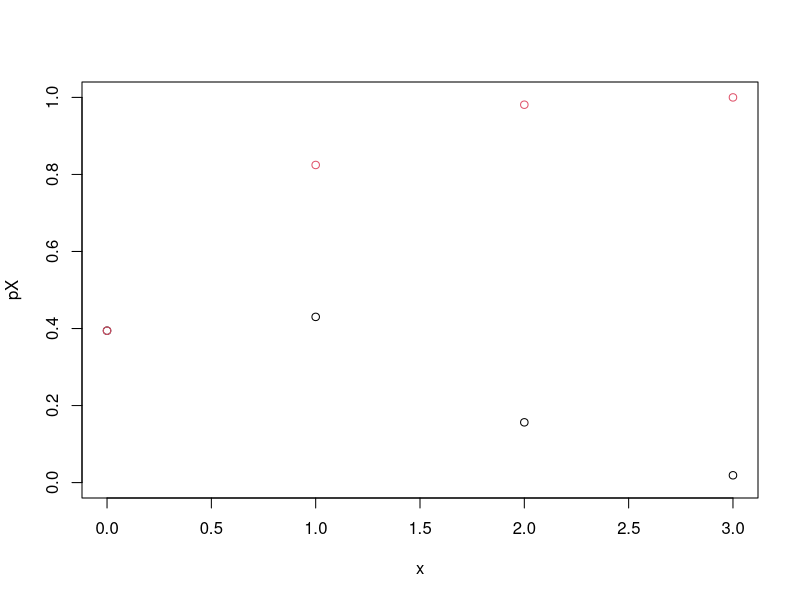
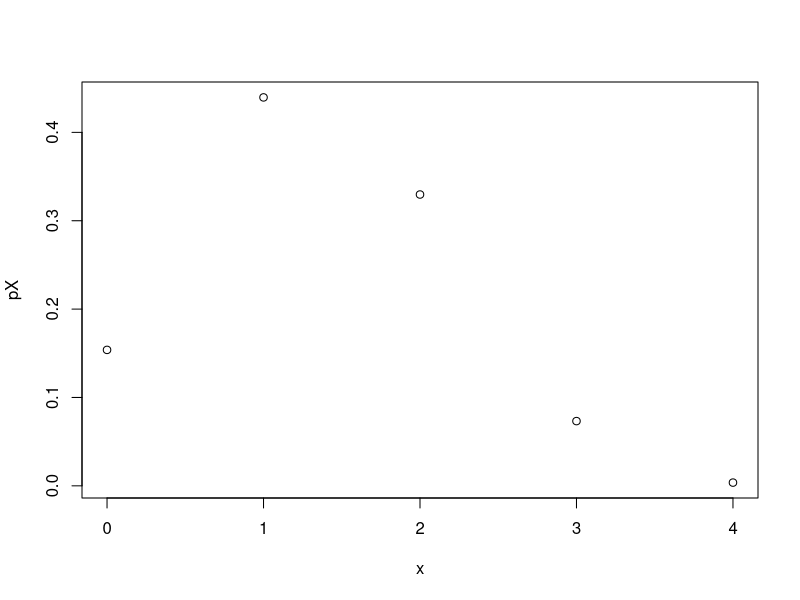
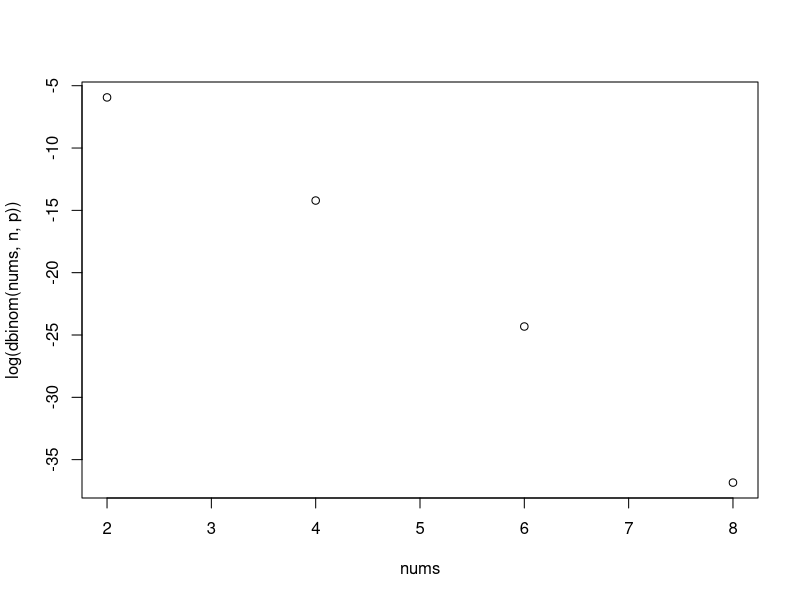

Here is the R script that generated these plots, in order: (Note: this script raises an error after producing the figures.)
# EJ 1 
# Proba puntual y FDA

x <- c(0,1,2,3)
pX <- rep(0,4)


pX[1] <- 11*11*11/(15*15*15)
pX[2] <- 3*4*11*11/(15*15*15)
pX[3] <- 3*4*4*11/(15*15*15)
pX[4] <- 4*4*4/(15*15*15)

FX <- c(pX[1], pX[1]+pX[2], pX[1]+pX[2]+pX[3], pX[1]+pX[2]+pX[3]+pX[4])
FX

plot(x,pX, ylim=c(0,1))
points(x, FX, ylim=c(0,1), col=2)

#########################

# Ej 2
Xprima <- c(rep(1,3), rep(3,1), rep(6,2), rep(12, 4))
sample(Xprima, 5, replace = TRUE)

muestra <- sample(Xprima, 10000, replace = TRUE)
length(muestra[muestra == 1])/10000
vectorproba <- c(0.3,0.1,0.2,0.4)
rango <- c(1,3,6,12)
muestra <- sample(rango, 5, replace=TRUE, prob=vectorproba)

muestra10000 <- sample(rango, 10000, replace=TRUE, prob=vectorproba)
k <- 1
proba <- rep(0,4)
for (r in rango){
  proba[k] <- length(muestra10000[muestra10000==r])/10000
  k <- k+1
}
proba

#################### 

# Ej 3
# a) graficar fpp
x <- c(0,1,2,3,4)
pX <- rep(0,5)
x
pX
pX[1] <- (10*9*8*7)/(15*14*13*12)
pX[2] <- choose(5,1)*(4*11*10*9*8)/(15*14*13*12*11)
pX[3] <- choose(5,2)*(4*3*11*10*9)/(15*14*13*12*11)
pX[4] <- choose(5,3)*(4*3*2*11*10)/(15*14*13*12*11)
pX[5] <- choose(5,4)*(4*3*2*11)/(15*14*13*12*11)
library(MASS)
f = function(x, den) {paste0(round(x * den), "/", den)}
f(pX, 91)
pX
plot(x,pX)

# b) P(x>=W) = 1 - F(x<W) = 1 - F(x<W-)
# W = 2 -> 1-F(2-) -> 1-F(1)
1-(pX[1]+pX[2])

# c)
library(MASS)
fractions(pX)
fractions((2/13)+40/91)

###################

# Ej 6
# a)
p1<-(2*3*2)/(6*5*4)
p2<-(4*4*3)/(6*5*4)
p3<-fractions(2*(2*2*3)/(6*5*4))
p3
p4<-(4*2)/(6*5)
fractions(p4)
p4
p5<-(2*2)/(6*5*4)
pV <- c(p1+p2,p3+p4,p5)
fractions(pV)
# b)
xs<-c(0,1,2)
eX<-(sum(pV*(xs)))
eX2<-(sum(pV*(xs**2)))
vX<-(eX2-(eX**2))
fractions(vX)
###################

# EJ 7 - Bit de paridad
#a)

1-dbinom(0,7,0.01)
1-dbinom(0,8,0.01)

# c)
nums<-seq(2,8,by=2)
n<-8
p<-0.01
sum(dbinom(nums,n,p))
a<-plot(nums, log(dbinom(nums, n, p)))

####################

# Ej 9 ( Binomial )
n<-25
p<-0.7
# a)
#  i) 
dbinom(20,n, p)
#  ii)
pbinom(24,n, p)-pbinom(19,n, p)
sum(dbinom(20:24,n, p))
# b)
(eXB<-n*p)
eXB
(vXb<-(n*p*(1-p)))

###############

# Ej 10
p<-0.2
# a)
dbinom(0,15,p)
# b)
sum(dbinom(0:3, 15, p))
pbinom(3,15,p)
# c)
1-pbinom(6,15,p)

###############

# Ej 12 (HG)  
# HG(N,B,m)
# a)
N<-50 # N: num total
k<-6 # x cuantas de las buenas tomamos
B<-35 # m total de buenas
n<-N-B # n total de malas
m<-10 # cuantas sacamos del total
hg<-dhyper(k,B,n,m)
dhyper(6, 35, 15, 10)

# b)
# Si N->inf podemos aprox con Binomial de parametros
# Bi(m,B/N)
B<-B*10
N<-N*10
bin<-dbinom(6,m,B/N)
# error en aprox
error<-(hg-bin)/(hg*100)
hg-bin

# c)
eXHG<-m*B/N
eXB<-m*B/N

vXHG<-m*(B/N)*((N-B)/n)*((N-m)/(N-1))
vXB<-(m*B/N)*(1-B/N)


###############

# Ej 13 (Ge)
1-pgeom(3, 1/19)
1-sum(dgeom(0:3,1/19))

# Ej 15 (Poisson)
1-ppois(3,2)
1-ppois(4,2)
rango <- c(0,1,2,3,4)
for (i in range(4)) {
  x<-ppois(i,2)
  x
}


# ej 16
1-dbinom(0,1000,0.001)
# si n->inf y p-> 0 Bi = Pois(n*p)
1-ppois(0,1)
1-(1/exp(1))
dpois(3,1)
dbinom(3,1000,0.001)


# ej 17
dpois(0,4)
vec<-0:6
for (i in 0:6){
  lista<-c(0,6)
  pois<-dpois(i,4)
  print(i)
  print(pois)
  lista[i]<-pois
}
table(vec,lista)
length(lista)
lista

# ej 19 (POiss)
ppois(4,2,5)
ppois(6,5)

# ej 20
dpois(0,2)
dbinom(1,4,dpois(0,2))
